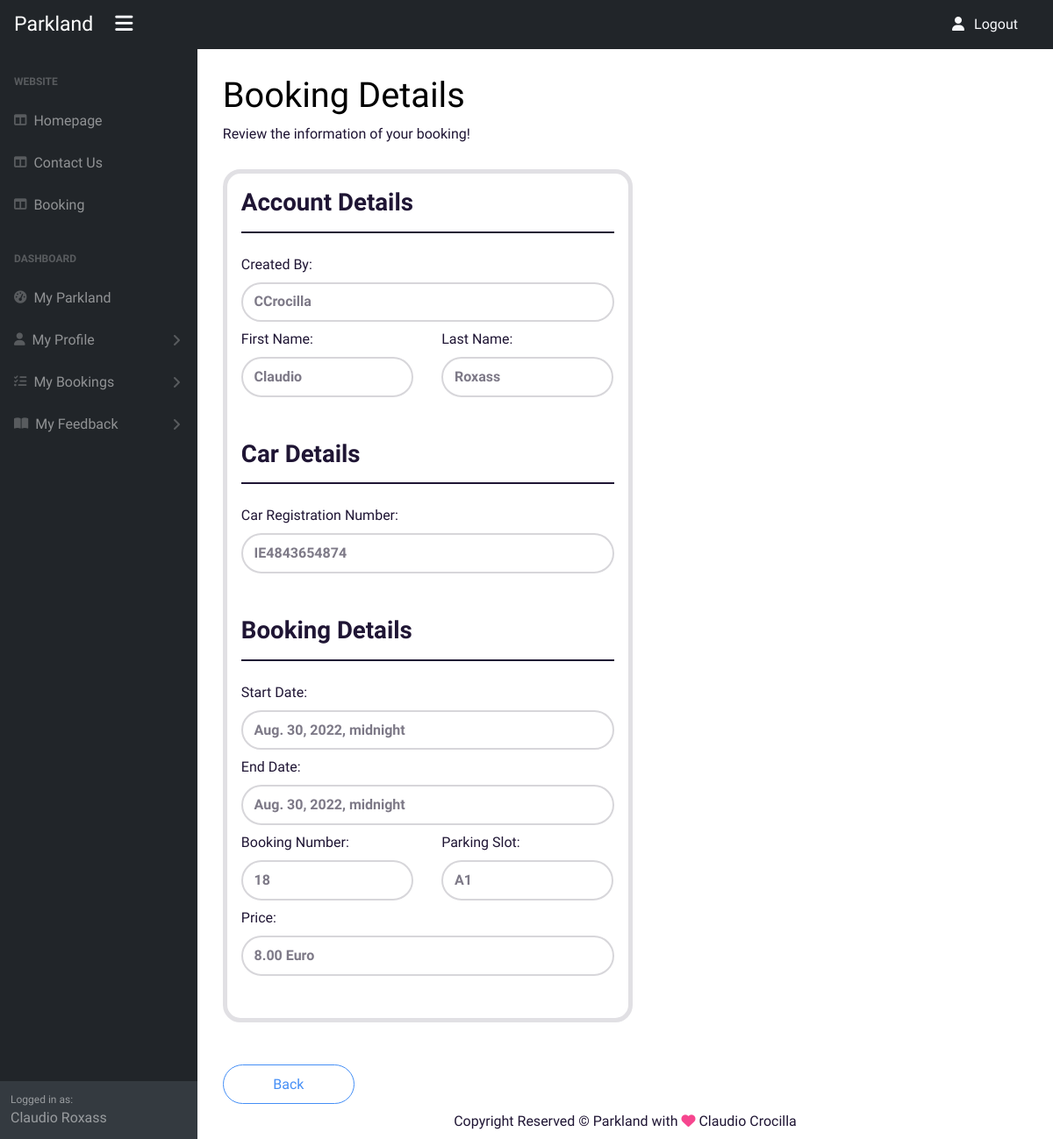
The page /dashboard/booking/18/details (signed in) on the database its author committed.
### car_park/models.py (models this page shows, shortened)
class Booking(models.Model):
    code = models.CharField(
        max_length=100,
        null=True,
        blank=True
        )
    created_by = models.ForeignKey(
        User,
        null=True,
        blank=True,
        on_delete=models.CASCADE,
        related_name="bookings"
        )
    created_date = models.DateTimeField(auto_now_add=True)
    start_date = models.DateTimeField(blank=True, null=True)
    end_date = models.DateTimeField(blank=True, null=True)
    car = models.ForeignKey(
        Car,
        on_delete=models.CASCADE,
        related_name="bookings"
        )
    recharge_car = models.BooleanField(default=False)
    parking = models.ForeignKey(
        Parking,
        on_delete=models.CASCADE,
        related_name="bookings"
        )
    final_price = models.DecimalField(max_digits=50, decimal_places=2)

class Car(models.Model):
    user = models.ForeignKey(
        User,
        on_delete=models.CASCADE,
        related_name="cars"
        )
    is_electric = models.BooleanField(default=False)
    registration_number = models.CharField(max_length=12)

class Parking(models.Model):
    name = models.CharField(max_length=100)
    created_by = models.ForeignKey(
        User,
        null=True,
        blank=True,
        on_delete=models.CASCADE,
        related_name="parkings"
        )
    is_electric = models.BooleanField(default=False)
    area = models.ForeignKey(
        Area,
        on_delete=models.CASCADE,
        related_name="parkings"
        )
    location_x = models.IntegerField()
    location_y = models.IntegerField()
    price = models.DecimalField(max_digits=50, decimal_places=2)
    status = models.BooleanField(default=False)

### dashboard/views.py (the view)
class BookingDetailsView(DetailView):
    model = Booking
    queryset = Booking.objects.filter().order_by('-created_date')
    template_name = 'dashboard/booking-details.html'
    fields = '__all__'

### dashboard/templates/dashboard/booking-details.html (shortened to what this page needs)
{% extends 'dashboard/base.html' %}
{% load static %}
{% block content %}
{% if user.is_authenticated %}
<div class="text-dark">
    <h1 class="mt-4">Booking Details</h1>
    <ol class="breadcrumb mb-4">
        <li class="active">Review the information of your booking!</li>
    </ol>
    <div class="row ms-0">
        <div class="col-12 col-md-8 col-lg-6 border border-5 rounded-3">
            <h3 class="mt-3 fw-bold text-dark"> Account Details </h3>
            <hr class="w-10 text-dark" style="height:2px;" />
            <div class="row">
                <div class="col-12">
                    <label class="form-label mt-2">Created By:</label>
                    <span class="form-control border-2 fw-bold">
                        {{ booking.created_by }}
                    </span>
                </div>
                {% if booking.created_by.first_name and booking.created_by.last_name %}
                <div class="col-12 col-sm-6">
                    <label class="form-label mt-2">First Name:</label>
                    <span class="form-control border-2 fw-bold">
                        {{ booking.created_by.first_name }}
                    </span>
                </div>
                <div class="col-12 col-sm-6">
                    <label class="form-label mt-2">Last Name:</label>
                    <span class="form-control border-2 fw-bold">
                        {{ booking.created_by.last_name }}
                    </span>
                </div>
                {% endif%}
            </div>
            <h3 class="mt-5 fw-bold text-dark">Car Details</h3>
            <hr class="w-10 text-dark" style="height:2px;" />
            <div>
                <label class="form-label mt-2">Car Registration Number:</label>
                <span class="form-control border-2 fw-bold">
                    {{ booking.car.registration_number }}
                </span>
            </div>
            <h3 class="mt-5 fw-bold text-dark">Booking Details</h3>
            <hr class="w-10 text-dark" style="height:2px;" />
            <div class="row">
                <div class="col-12">
                    <label class="form-label mt-2">Start Date:</label>
                    <span class="form-control border-2 fw-bold">
                        {{ booking.start_date }}
                    </span>
                </div>
                <div class="col-12">
                    <label class="form-label mt-2">End Date:</label>
                    <span class="form-control border-2 fw-bold">
                        {{ booking.end_date }}
                    </span>
                </div>
                <div class="col-12 col-sm-6">
                    <label class="form-label mt-2">Booking Number:</label>
                    <span class="form-control border-2 fw-bold">
                        {{ booking.code }}
                    </span>
                </div>
                <div class="col-12 col-sm-6">
                    <label class="form-label mt-2">Parking Slot:</label>
                    <span class="form-control border-2 fw-bold">
                        {{ booking.parking.name }}
                    </span>
                </div>
                <div class="mb-5 col-12">
                    <label class="form-label mt-2">Price: </label>
                    <span class="form-control border-2 fw-bold ">
                        {{ booking.final_price }} Euro
                    </span>
                </div>
            </div>
        </div>
    </div>
</div>
<a class="mt-5 btn btn-lg btn-minwidth btn-outline-primary rounded-pill" href="{% url 'booking-list' %}"
    aria-label="Back">Back</a>
{% endif %}
{% endblock %}

### dashboard/templates/dashboard/base.html (shortened to what this page needs)
{% load static %}
<!DOCTYPE html>
<html lang="en">
<head>
    {% block corecss %}
    <link href="https://cdn.jsdelivr.net/npm/bootstrap@5.1.3/dist/css/bootstrap.min.css" rel="stylesheet"
>
    <link href="{% static 'css/theme.min.css' %}" rel="stylesheet" type="text/css">
    <link href="{% static 'css/rating-stars.css' %}" rel="stylesheet" type="text/css">
    <link href="{% static 'css/custom-style.css' %}" rel="stylesheet" type="text/css">
    {% endblock %}
</head>
<body>
    <nav class="sb-topnav navbar navbar-expand sb-sidenav-dark ">
        <a class="fs-2 ps-3 text-decoration-none text-white" href="{% url 'homepage' %}"
            aria-label="Go to Homepage">Parkland</a>
        <a class="fs-2 btn btn-link btn-sm order-0 order-lg-0 mx-3 text-light text-decoration-none d-inline-block"
            id="sidebarToggle" href="#!" aria-label="Open Sidebar"><i class="fas fa-bars"></i></a>
        <ul class="navbar-nav ms-auto me-3">
            <li class="nav-item">
                <a class="nav-link text-light text-decoration-none" href="{% url 'account_logout' %}">
                    <i class="fas fa-user fa-fw me-2"></i>Logout
                </a>
            </li>
        </ul>
    </nav>
    <div id="layoutSidenav">
        <div id="layoutSidenav_nav">
            <nav class="sb-sidenav accordion sb-sidenav-dark" id="sidenavAccordion">
                <div class="sb-sidenav-menu">
                    <div class="nav">
                        <div class="sb-sidenav-menu-heading">Website</div>
                        <a class="nav-link" href="{% url 'homepage' %}">
                            <div class="sb-nav-link-icon"><i class="fas fa-columns"></i></div>
                            Homepage
                        </a>
                        <a class="nav-link" href="{% url 'contact' %}">
                            <div class="sb-nav-link-icon"><i class="fas fa-columns"></i></div>
                            Contact Us
                        </a>
                        {% if user.is_authenticated %}
                        <a class="nav-link" href="{% url 'searchparking' %}">
                            <div class="sb-nav-link-icon"><i class="fas fa-columns"></i></div>
                            Booking
                        </a>
                        <div class="sb-sidenav-menu-heading">Dashboard</div>
                        <a class="nav-link" href="{% url 'dashboard' %}">
                            <div class="sb-nav-link-icon"><i class="fas fa-tachometer-alt"></i></div>
                            My Parkland
                        </a>
                        <a id="myprofile" class="nav-link collapsed" href="#" data-bs-toggle="collapse"
                            data-bs-target="#collapseLayouts" aria-expanded="false" aria-controls="collapseLayouts">
                            <div class="sb-nav-link-icon"><i class="fas fa-user"></i></div>
                            My Profile
                            <div class="sb-sidenav-collapse-arrow"><i class="fas fa-angle-down"></i></div>
                        </a>
                        <a id="mybooking" class="nav-link collapsed" href="#" data-bs-toggle="collapse"
                            data-bs-target="#collapsePages" aria-expanded="false" aria-controls="collapsePages">
                            <div class="sb-nav-link-icon"><i class="fas fa-tasks"></i></div>
                            My Bookings
                            <div class="sb-sidenav-collapse-arrow"><i class="fas fa-angle-down"></i></div>
                        </a>
                        <a id="myfeedback" class="nav-link collapsed" href="#" data-bs-toggle="collapse"
                            data-bs-target="#collapseFeedback" aria-expanded="false" aria-controls="collapseFeedback">
                            <div class="sb-nav-link-icon"><i class="fas fa-book-open"></i></div>
                            My Feedback
                            <div class="sb-sidenav-collapse-arrow"><i class="fas fa-angle-down"></i></div>
                        </a>
                        {% endif %}
                    </div>
                </div>
                <div class="sb-sidenav-footer">
                    <div class="small">Logged in as:</div>
                    {% if not user.first_name or not user.last_name %}
                    {{ user }}
                    {% else %}
                    {{ user.first_name }}
                    {{ user.last_name }}
                    {% endif %}
                </div>
            </nav>
        </div>
        <div id="layoutSidenav_content">
            <div class="container-fluid px-4">
                {% block content %}
                {% endblock %}
            </div>
            <div class="py-2 mt-auto">
                <div class="container">
                    <div class="row">
                        <div class="col-12">
                            <div class="text-center">
                                <p class="mb-0 text-dark">Copyright Reserved &copy; Parkland with&nbsp;<i
                                        class="fas fa-heart text-danger"></i>
                                    Claudio Crocilla
                                </p>
                            </div>
                        </div>
                    </div>
                </div>
            </div>
        </div>
    </div>
</body>
</html>

### static/css/custom-style.css (style rules this page uses)
:root { --color-primary: #F6F6F6; --color-secondary: #888888; --color-danger: #D89E00; --color-backup: #FAFAFA; }
::placeholder { color: #5B5A5E; opacity: 1; }
.sb-sidenav-dark { background-color: #181D31; }
.btn-minwidth { min-width: 150px; }
#layoutSidenav { display: flex; }
#layoutSidenav #layoutSidenav_nav { flex-basis: 225px; flex-shrink: 0; transition: transform 0.15s ease-in-out; z-index: 1038; transform: translateX(-225px); }
#layoutSidenav #layoutSidenav_content { position: relative; display: flex; flex-direction: column; justify-content: space-between; min-width: 0; flex-grow: 1; min-height: calc(100vh - 56px); margin-left: -225px; }
@media (min-width: 992px) { #layoutSidenav #layoutSidenav_nav { transform: translateX(0); } }
@media (min-width: 992px) { #layoutSidenav #layoutSidenav_content { margin-left: 0; transition: margin 0.15s ease-in-out; } }
.nav .nav-link .sb-nav-link-icon, .sb-sidenav-menu .nav-link .sb-nav-link-icon { margin-right: 0.5rem; }
.sb-topnav { padding-left: 0; height: 56px; z-index: 1039; }
.sb-sidenav { display: flex; flex-direction: column; height: 100%; flex-wrap: nowrap; }
.sb-sidenav .sb-sidenav-menu { flex-grow: 1; }
.sb-sidenav .sb-sidenav-menu .nav { flex-direction: column; flex-wrap: nowrap; }
.sb-sidenav .sb-sidenav-menu .nav .sb-sidenav-menu-heading { padding: 1.75rem 1rem 0.75rem; font-size: 0.75rem; font-weight: bold; text-transform: uppercase; }
.sb-sidenav .sb-sidenav-menu .nav .nav-link { display: flex; align-items: center; padding-top: 0.75rem; padding-bottom: 0.75rem; position: relative; }
.sb-sidenav .sb-sidenav-menu .nav .nav-link .sb-nav-link-icon { font-size: 0.9rem; }
.sb-sidenav .sb-sidenav-menu .nav .nav-link .sb-sidenav-collapse-arrow { display: inline-block; margin-left: auto; transition: transform 0.15s ease; }
.sb-sidenav .sb-sidenav-menu .nav .nav-link.collapsed .sb-sidenav-collapse-arrow { transform: rotate(-90deg); }
.sb-sidenav .sb-sidenav-footer { padding: 0.75rem; flex-shrink: 0; }
.sb-sidenav-dark { background-color: #212529; color: rgba(255, 255, 255, 0.5); }
.sb-sidenav-dark .sb-sidenav-menu .sb-sidenav-menu-heading { color: rgba(255, 255, 255, 0.25); }
.sb-sidenav-dark .sb-sidenav-menu .nav-link { color: rgba(255, 255, 255, 0.5); }
.sb-sidenav-dark .sb-sidenav-menu .nav-link .sb-nav-link-icon { color: rgba(255, 255, 255, 0.25); }
.sb-sidenav-dark .sb-sidenav-menu .nav-link .sb-sidenav-collapse-arrow { color: rgba(255, 255, 255, 0.25); }
.sb-sidenav-dark .sb-sidenav-footer { background-color: #343a40; }
.form-control, .form-select { border-radius: 2rem; }

### rows shown on the page
Booking: created_by "CCrocilla", created_by.first_name "Claudio", created_by.last_name "Roxass", car.registration_number "IE4843654874", start_date "Aug. 30, 2022, midnight", end_date "Aug. 30, 2022, midnight", code "18", parking.name "A1", final_price "8.00"

### other values the page prints
{{ user.first_name }} "Claudio"
{{ user.last_name }} "Roxass"
